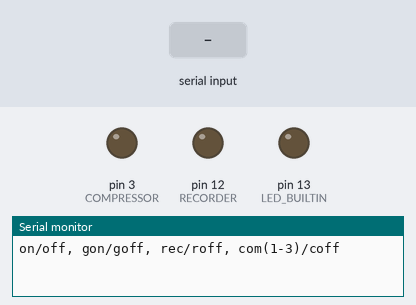
This sketch was run on a simulated Arduino Leonardo, built with avr-gcc and run on an emulated ATmega32U4. Parts: output pins drawn as LEDs (lit = HIGH), the last lines printed to the serial monitor. The inputs (shaded band) are chosen by the test bench.

Above: at 1.2 s.
1.3 s: "on\n" received over Serial
At 3.5 s:
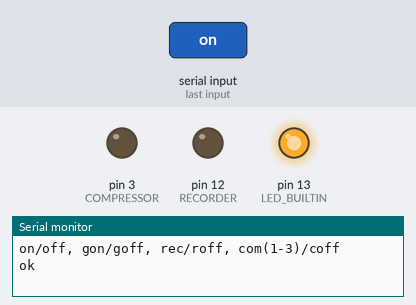
3.8 s: "rec\n" received over Serial
At 5.5 s:
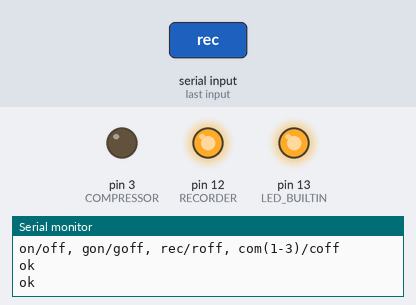
6.2 s: "off\n" received over Serial
At 8.4 s:
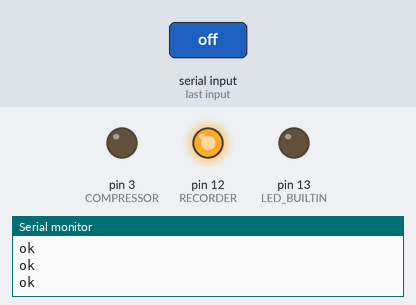
8.7 s: "com3\n" received over Serial
At 10.5 s:
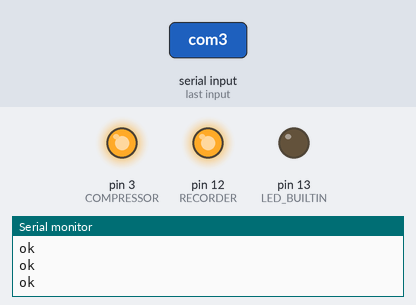
11.1 s: "roff\n" received over Serial
At 13.3 s:
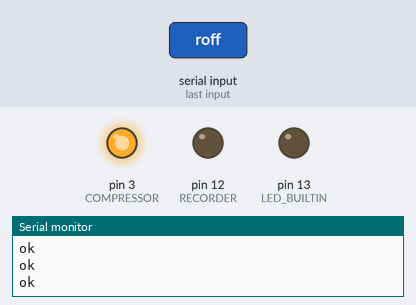
13.6 s: "on\n" received over Serial
At 15.4 s:
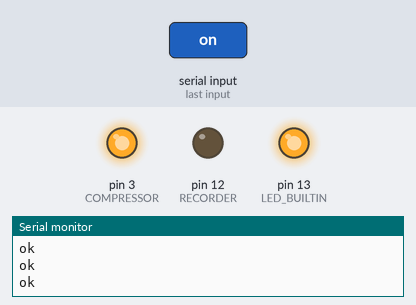
Timing chart, 0 to 16.9 s (numbered marks = the images above; inputs shaded):
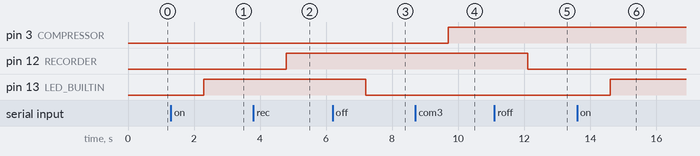

The sketch:

leonardo.ino
```cpp
#define COMPRESSOR 3
#define RECORDER 12
#define GUITAR 4
// the setup function runs once when you press reset or power the board
void setup() {
  // initialize digital pin LED_BUILTIN as an output.
  pinMode(LED_BUILTIN, OUTPUT);
  pinMode(COMPRESSOR, OUTPUT);
  pinMode(RECORDER, OUTPUT);

	//Serial.begin(9600);
	Serial.begin(200000);
	while (!Serial){
				digitalWrite(LED_BUILTIN, HIGH);   // turn the LED on (HIGH is the voltage level)
				delay(500);
				digitalWrite(LED_BUILTIN, LOW);   // turn the LED on (HIGH is the voltage level)
				delay(500);
	}
	Serial.println("on/off, gon/goff, rec/roff, com(1-3)/coff");
}
String word_of_law = "";
bool ser_read = false;
bool DEBUG = false;
// the loop function runs over and over again forever
void loop() {
  if(!ser_read && Serial.available() > 0){
		if(DEBUG) Serial.println("on/off, gon/goff, rec/roff, com(1-3)/coff");
		ser_read = true;
		String s = Serial.readStringUntil("\r");

		//int time = millis();
		//if(DEBUG)Serial.println(time);
		if(DEBUG)Serial.println("s="+s);
    s.trim();
		if(s.equals("ping")) word_of_law = "ping";
		if(s.equals("on")) word_of_law = "on";
		if(s.equals("off")) word_of_law = "off";
		if(s.equals("gon")) word_of_law = "gon";
		if(s.equals("goff")) word_of_law = "goff";
		if(s.equals("rec")) word_of_law = "rec";
		if(s.equals("roff")) word_of_law = "roff";
		if(s.equals("com3")) word_of_law = "com3";
		if(s.equals("com1")) word_of_law = "com1";
		if(s.equals("com2")) word_of_law = "com2";
		if(s.equals("coff")) word_of_law = "coff";
		if(s.equals("DEBUG")) DEBUG = true;
		if(s.equals("DEBUGOFF")) DEBUG = false;
		if(s.equals("exit")) word_of_law = "exit";

		if(DEBUG)Serial.println("w="+word_of_law);
		ser_read = false;
	}
  if(!word_of_law.equals("")){

		if(word_of_law.equals("ping")){
			Serial.println("pong");
		}
		if(word_of_law.equals("off")){
			digitalWrite(LED_BUILTIN, LOW);    // turn the LED off by making the voltage LOW
		}
		if(word_of_law.equals("goff")){
			digitalWrite(GUITAR, LOW);    // turn the LED off by making the voltage LOW
		}
		if(word_of_law.equals("roff")){
			digitalWrite(RECORDER, LOW);   // turn the LED on (HIGH is the voltage level)
		}
		if(word_of_law.equals("coff")){
			//digitalWrite(COMPRESSOR, LOW);   // turn the LED on (HIGH is the voltage level)
			digitalWrite(COMPRESSOR, LOW);   // turn the LED on (HIGH is the voltage level)
		}
		if(word_of_law.equals("on")){
			digitalWrite(LED_BUILTIN, HIGH);   // turn the LED on (HIGH is the voltage level)
			//delay(100);                       // wait for a second
			//delay(100);                       // wait for a second
		}
		if(word_of_law.equals("gon")){
			digitalWrite(GUITAR, HIGH);   // turn the LED on (HIGH is the voltage level)
			//delay(100);                       // wait for a second
			//delay(100);                       // wait for a second
		}
		if(word_of_law.equals("rec")){
			digitalWrite(RECORDER, HIGH);   // turn the LED on (HIGH is the voltage level)
		}
		if(word_of_law.equals("com3")){
			digitalWrite(COMPRESSOR, HIGH);   // turn the LED on (HIGH is the voltage level)
		}
		if(word_of_law.equals("com1")){
			analogWrite(COMPRESSOR, 64);   // turn the LED on (HIGH is the voltage level)
		}
		if(word_of_law.equals("com2")){
			analogWrite(COMPRESSOR, 128);   // turn the LED on (HIGH is the voltage level)
		}
    if(word_of_law.equals("exit")){
			Serial.end();
			Serial.begin(9600);
			while (!Serial){
				digitalWrite(LED_BUILTIN, HIGH);   // turn the LED on (HIGH is the voltage level)
				delay(500);
				digitalWrite(LED_BUILTIN, LOW);   // turn the LED on (HIGH is the voltage level)
				delay(500);
			}
		}else{
			Serial.println("ok");
		}
			word_of_law = "";
	}
}
```

Measured:
- after the input at 1.3 s, pin 13 (LED_BUILTIN): LOW → HIGH after 1.0 s
- after the input at 3.8 s, pin 12 (RECORDER): LOW → HIGH after 1.0 s
- after the input at 6.2 s, pin 13 (LED_BUILTIN): HIGH → LOW after 1.0 s
- after the input at 8.7 s, pin 3 (COMPRESSOR): LOW → HIGH after 1.0 s
- after the input at 11.1 s, pin 12 (RECORDER): HIGH → LOW after 1.0 s
- after the input at 13.6 s, pin 13 (LED_BUILTIN): LOW → HIGH after 1.0 s
